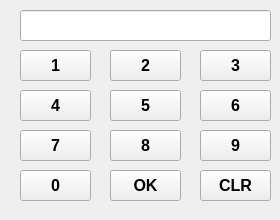
<?xml version="1.0" encoding="UTF-8"?>
<ui version="4.0">
 <class>Numpad1</class>
 <widget class="QDialog" name="Numpad1">
  <property name="enabled">
   <bool>true</bool>
  </property>
  <property name="geometry">
   <rect>
    <x>0</x>
    <y>0</y>
    <width>280</width>
    <height>220</height>
   </rect>
  </property>
  <property name="windowTitle">
   <string>Dialog</string>
  </property>
  <widget class="QDialogButtonBox" name="buttonBox">
   <property name="geometry">
    <rect>
     <x>30</x>
     <y>240</y>
     <width>341</width>
     <height>32</height>
    </rect>
   </property>
   <property name="orientation">
    <enum>Qt::Horizontal</enum>
   </property>
   <property name="standardButtons">
    <set>QDialogButtonBox::Cancel|QDialogButtonBox::Ok</set>
   </property>
  </widget>
  <widget class="QPushButton" name="No4">
   <property name="geometry">
    <rect>
     <x>20</x>
     <y>90</y>
     <width>71</width>
     <height>31</height>
    </rect>
   </property>
   <property name="font">
    <font>
     <family>Arial</family>
     <pointsize>12</pointsize>
     <weight>75</weight>
     <bold>true</bold>
    </font>
   </property>
   <property name="text">
    <string>4</string>
   </property>
  </widget>
  <widget class="QPushButton" name="No6">
   <property name="geometry">
    <rect>
     <x>200</x>
     <y>90</y>
     <width>71</width>
     <height>31</height>
    </rect>
   </property>
   <property name="font">
    <font>
     <family>Arial</family>
     <pointsize>12</pointsize>
     <weight>75</weight>
     <bold>true</bold>
    </font>
   </property>
   <property name="text">
    <string>6</string>
   </property>
  </widget>
  <widget class="QPushButton" name="No3">
   <property name="geometry">
    <rect>
     <x>200</x>
     <y>50</y>
     <width>71</width>
     <height>31</height>
    </rect>
   </property>
   <property name="font">
    <font>
     <family>Arial</family>
     <pointsize>12</pointsize>
     <weight>75</weight>
     <bold>true</bold>
    </font>
   </property>
   <property name="text">
    <string>3</string>
   </property>
  </widget>
  <widget class="QPushButton" name="No1">
   <property name="geometry">
    <rect>
     <x>20</x>
     <y>50</y>
     <width>71</width>
     <height>31</height>
    </rect>
   </property>
   <property name="font">
    <font>
     <family>Arial</family>
     <pointsize>12</pointsize>
     <weight>75</weight>
     <bold>true</bold>
    </font>
   </property>
   <property name="text">
    <string>1</string>
   </property>
  </widget>
  <widget class="QPushButton" name="ClrButton">
   <property name="geometry">
    <rect>
     <x>200</x>
     <y>170</y>
     <width>71</width>
     <height>31</height>
    </rect>
   </property>
   <property name="font">
    <font>
     <family>Arial</family>
     <pointsize>12</pointsize>
     <weight>75</weight>
     <bold>true</bold>
    </font>
   </property>
   <property name="text">
    <string>CLR</string>
   </property>
  </widget>
  <widget class="QPushButton" name="No7">
   <property name="geometry">
    <rect>
     <x>20</x>
     <y>130</y>
     <width>71</width>
     <height>31</height>
    </rect>
   </property>
   <property name="font">
    <font>
     <family>Arial</family>
     <pointsize>12</pointsize>
     <weight>75</weight>
     <bold>true</bold>
    </font>
   </property>
   <property name="text">
    <string>7</string>
   </property>
  </widget>
  <widget class="QPushButton" name="No2">
   <property name="geometry">
    <rect>
     <x>110</x>
     <y>50</y>
     <width>71</width>
     <height>31</height>
    </rect>
   </property>
   <property name="font">
    <font>
     <family>Arial</family>
     <pointsize>12</pointsize>
     <weight>75</weight>
     <bold>true</bold>
    </font>
   </property>
   <property name="text">
    <string>2</string>
   </property>
  </widget>
  <widget class="QPushButton" name="No0">
   <property name="geometry">
    <rect>
     <x>20</x>
     <y>170</y>
     <width>71</width>
     <height>31</height>
    </rect>
   </property>
   <property name="font">
    <font>
     <family>Arial</family>
     <pointsize>12</pointsize>
     <weight>75</weight>
     <bold>true</bold>
    </font>
   </property>
   <property name="text">
    <string>0</string>
   </property>
  </widget>
  <widget class="QPushButton" name="No8">
   <property name="geometry">
    <rect>
     <x>110</x>
     <y>130</y>
     <width>71</width>
     <height>31</height>
    </rect>
   </property>
   <property name="font">
    <font>
     <family>Arial</family>
     <pointsize>12</pointsize>
     <weight>75</weight>
     <bold>true</bold>
    </font>
   </property>
   <property name="text">
    <string>8</string>
   </property>
  </widget>
  <widget class="QPushButton" name="No9">
   <property name="geometry">
    <rect>
     <x>200</x>
     <y>130</y>
     <width>71</width>
     <height>31</height>
    </rect>
   </property>
   <property name="font">
    <font>
     <family>Arial</family>
     <pointsize>12</pointsize>
     <weight>75</weight>
     <bold>true</bold>
    </font>
   </property>
   <property name="text">
    <string>9</string>
   </property>
  </widget>
  <widget class="QPushButton" name="OkayButton">
   <property name="geometry">
    <rect>
     <x>110</x>
     <y>170</y>
     <width>71</width>
     <height>31</height>
    </rect>
   </property>
   <property name="font">
    <font>
     <family>Arial</family>
     <pointsize>12</pointsize>
     <weight>75</weight>
     <bold>true</bold>
    </font>
   </property>
   <property name="text">
    <string>OK</string>
   </property>
  </widget>
  <widget class="QLineEdit" name="lineEdit">
   <property name="geometry">
    <rect>
     <x>20</x>
     <y>10</y>
     <width>251</width>
     <height>31</height>
    </rect>
   </property>
   <property name="font">
    <font>
     <pointsize>12</pointsize>
     <weight>75</weight>
     <bold>true</bold>
    </font>
   </property>
   <property name="cursorPosition">
    <number>0</number>
   </property>
  </widget>
  <widget class="QPushButton" name="No5">
   <property name="geometry">
    <rect>
     <x>110</x>
     <y>90</y>
     <width>71</width>
     <height>31</height>
    </rect>
   </property>
   <property name="font">
    <font>
     <family>Arial</family>
     <pointsize>12</pointsize>
     <weight>75</weight>
     <bold>true</bold>
    </font>
   </property>
   <property name="text">
    <string>5</string>
   </property>
  </widget>
 </widget>
 <resources/>
 <connections>
  <connection>
   <sender>buttonBox</sender>
   <signal>accepted()</signal>
   <receiver>Numpad1</receiver>
   <slot>accept()</slot>
   <hints>
    <hint type="sourcelabel">
     <x>248</x>
     <y>254</y>
    </hint>
    <hint type="destinationlabel">
     <x>157</x>
     <y>274</y>
    </hint>
   </hints>
  </connection>
  <connection>
   <sender>buttonBox</sender>
   <signal>rejected()</signal>
   <receiver>Numpad1</receiver>
   <slot>reject()</slot>
   <hints>
    <hint type="sourcelabel">
     <x>316</x>
     <y>260</y>
    </hint>
    <hint type="destinationlabel">
     <x>286</x>
     <y>274</y>
    </hint>
   </hints>
  </connection>
 </connections>
</ui>
